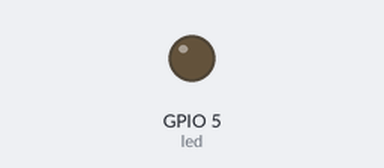
The program below on a simulated ESP32 board running MicroPython. On the bench: output pins drawn as LEDs (lit = HIGH). What the program prints to the serial console is not drawn.

Above: at 0.15 s.
Timing chart, 0 to 1.6 s (numbered marks = the images above):
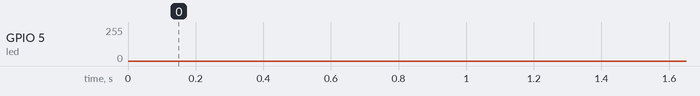

The program:

ledChangeBrightness.py
```python
from machine import Pin, PWM
from time import sleep

# Suitable frequency to change a brightness of a led 5000Hz
frequency = 5000

# Creates a PWM Object
# GPIO 5 = D1
led = PWM(Pin(5), frequency)

while True:
    for duty_cycle in range (0, 1024):
        led.duty(duty_cycle)
        print(duty_cycle)
        sleep(0.001)

    for duty_cycle in range (1024, 0, -1):
        led.duty(duty_cycle)
        print(duty_cycle)
        sleep(0.001)

    
```
